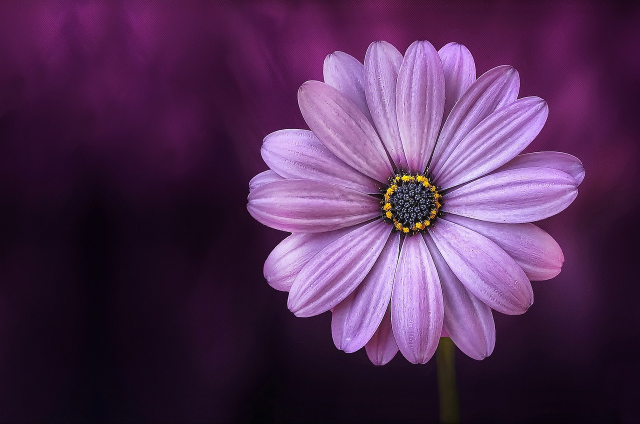
#> input picture images/flower.jpg, 1280 x 848 px (shown at 1/2 size)
$ jupyter execute blending.ipynb
#> lines starting #> are read from the running program, lines starting #| are printed output that depends on the picture
[cell 1]
import cv2
import numpy as np

# blending one or two images
flower = cv2.imread("images/flower.jpg")
#> flower is the input picture: shape (848, 1280, 3); mean B, G, R 84.6, 46.3, 81.2
flower = cv2.resize(flower, (256,256))
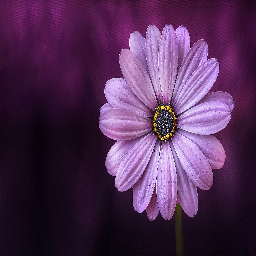
#> flower: shape (256, 256, 3); mean B, G, R 84.5, 46.2, 81.1
stones = cv2.imread("images/balance.jpg")
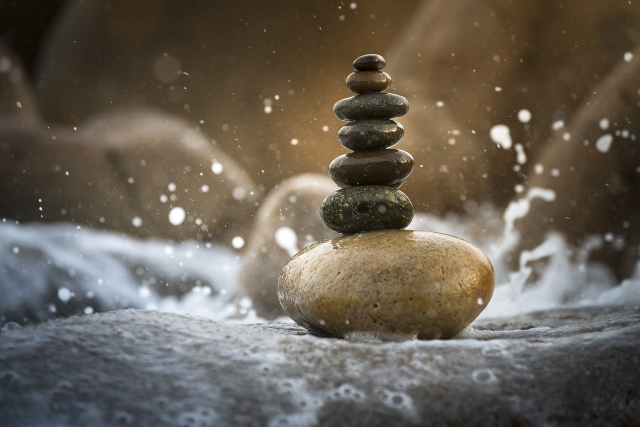
#> input picture images/balance.jpg, 1280 x 854 px (shown at 1/2 size)
#> stones is the input picture: shape (854, 1280, 3); mean B, G, R 84.7, 95.9, 103.9
stones = cv2.resize(stones, (256,256))
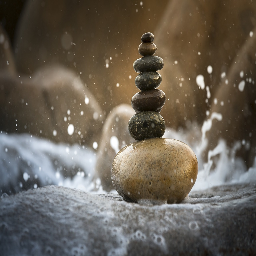
#> stones: shape (256, 256, 3); mean B, G, R 84.6, 95.8, 103.8
img_add = cv2.add(flower, stones)
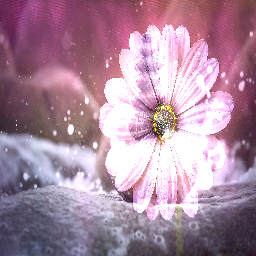
#> img_add: shape (256, 256, 3); mean B, G, R 157.8, 136.8, 170
img_weighted = cv2.addWeighted(flower, 0.3, stones, 0.7, 0)
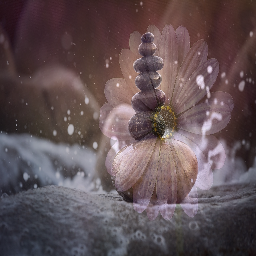
#> img_weighted: shape (256, 256, 3); mean B, G, R 84.6, 80.9, 97

cv2.imshow("window", img_weighted)
cv2.imwrite('images/blend.jpg',img_weighted)
cv2.waitKey(0)
